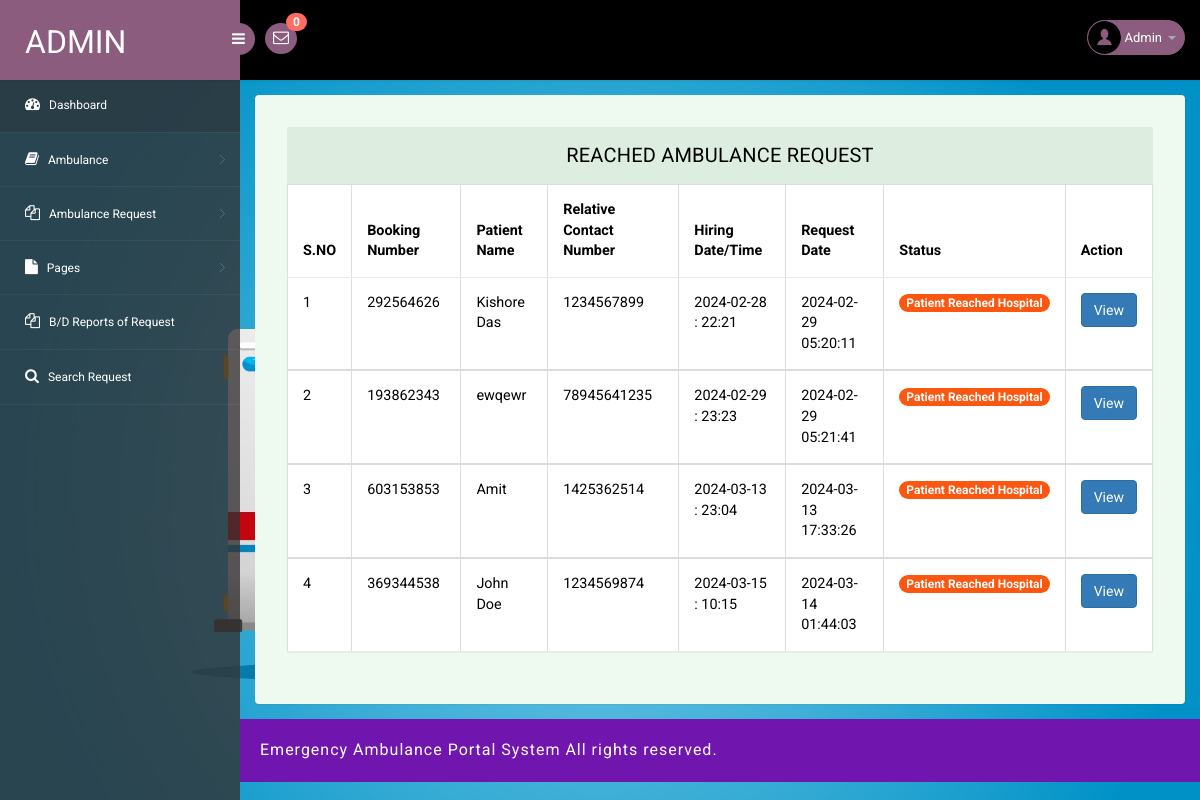
The app's page /eahp/admin/reached-ambulance-request.php (signed in), older data.
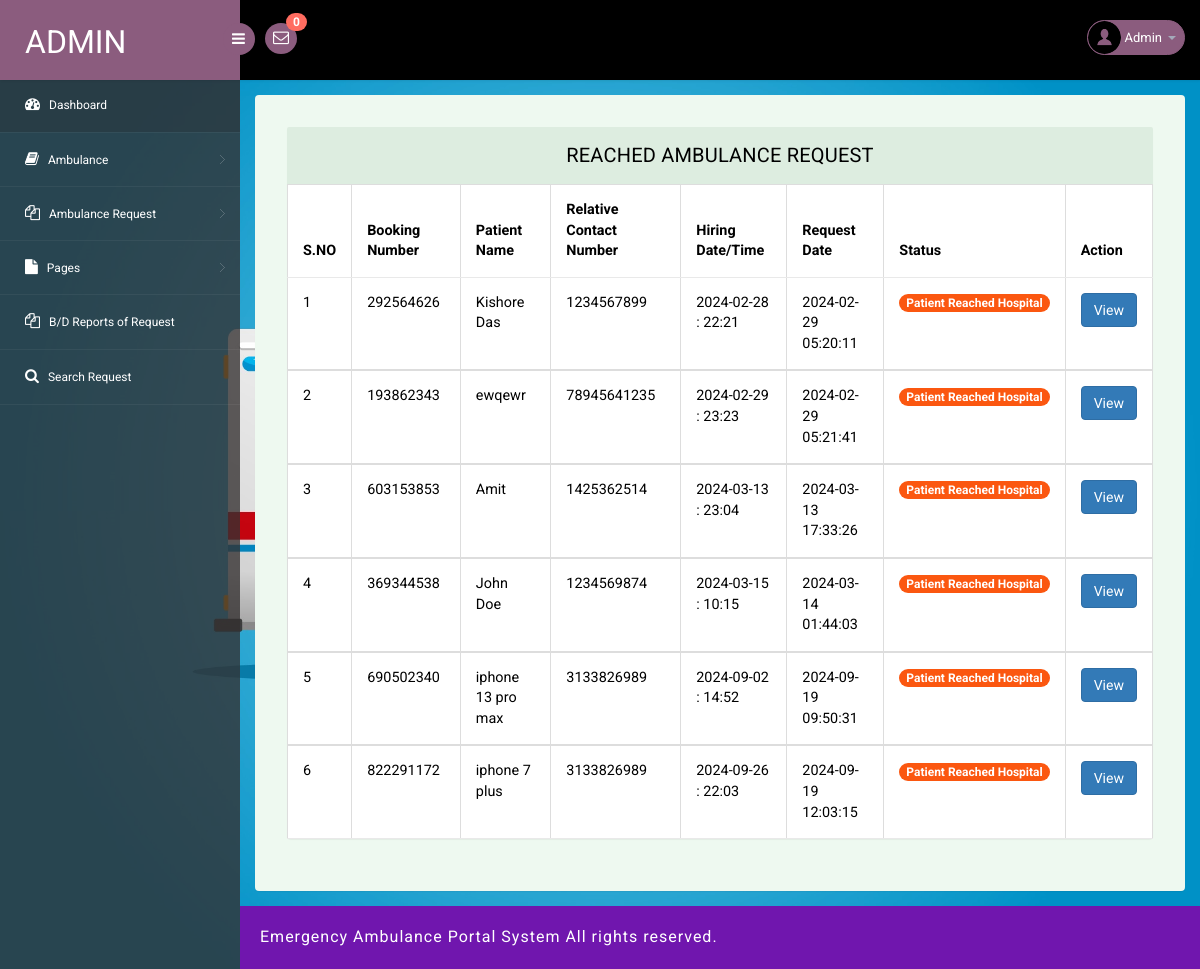
The same page, newer data.
### tables this page shows
CREATE TABLE `tblambulancehiring` (
  `ID` int(11) NOT NULL,
  `BookingNumber` int(10) DEFAULT NULL,
  `PatientName` varchar(250) DEFAULT NULL,
  `RelativeName` varchar(250) DEFAULT NULL,
  `RelativeConNum` bigint(11) DEFAULT NULL,
  `hospital` varchar(255) NOT NULL,
  `UserLocation` varchar(255) NOT NULL,
  `HiringDate` varchar(250) DEFAULT NULL,
  `HiringTime` varchar(250) DEFAULT NULL,
  `AmbulanceType` int(5) DEFAULT NULL,
  `Address` mediumtext DEFAULT NULL,
  `City` mediumtext DEFAULT NULL,
  `State` mediumtext DEFAULT NULL,
  `Message` longtext DEFAULT NULL,
  `BookingDate` timestamp NULL DEFAULT current_timestamp(),
  `Remark` varchar(250) DEFAULT NULL,
  `Status` varchar(250) DEFAULT NULL,
  `AmbulanceRegNo` varchar(250) DEFAULT NULL,
  `UpdationDate` timestamp NULL DEFAULT NULL ON UPDATE current_timestamp()
);

### eahp/admin/reached-ambulance-request.php (the view, shortened to what this page needs)
<?php
if (strlen($_SESSION['eahpaid']) == 0 && strlen($_SESSION['driverid']) == 0) {
  header('location:logout.php');
} else{
?>
<!DOCTYPE html>
<head>
<link rel="stylesheet" href="css/bootstrap.min.css" >
<link href="css/style.css" rel='stylesheet' type='text/css' />
<link href="css/style-responsive.css" rel="stylesheet"/>
<link rel="stylesheet" href="css/font.css" type="text/css"/>
<link href="css/font-awesome.css" rel="stylesheet">
</head>
<body>
<section id="container">
<?php include_once('includes/header.php');?>
<?php include_once('includes/sidebar.php');?>
<section id="main-content">
	<section class="wrapper">
		<div class="table-agile-info">
 <div class="panel panel-default">
    <div class="panel-heading">
     Reached Ambulance Request
    </div>
    <div>
      <table class="table table-bordered">
        <thead>
          <tr>
            <th data-breakpoints="xs">S.NO</th>
            <th>Booking Number</th>
            <th>Patient Name</th>
            <th>Relative Contact Number</th>
            <th>Hiring Date/Time</th>
            <th>Request Date</th>
            <th>Status</th>
            <th data-breakpoints="xs">Action</th>
          </tr>
        </thead>
        <?php
$ret=mysqli_query($con,"select * from  tblambulancehiring  where tblambulancehiring.Status='Reached'");
$cnt=1;
$count=mysqli_num_rows($ret);
if($count>0){
while ($row=mysqli_fetch_array($ret)) {
?>
        <tbody>
          <tr data-expanded="true">
            <td><?php echo $cnt;?></td>
              <td><?php  echo $row['BookingNumber'];?></td>
              <td><?php  echo $row['PatientName'];?></td>
                  <td><?php  echo $row['RelativeConNum'];?></td>
                  <td><?php  echo $row['HiringDate'];?> : <?php  echo $row['HiringTime'];?></td>
                  <td><?php  echo $row['BookingDate'];?></td>
                                   <td> <?php   $pstatus=$row['Status'];
                 if($pstatus==""){ ?>
<span class="badge badge-info">New</span>
 <?php } elseif($pstatus=="Assigned"){ ?>
<span } class="badge badge-primary">Assigned</span>
 <?php } elseif($pstatus=="On the way"){ ?>
<span class="badge badge-primary">On the Way</span>
 <?php } elseif($pstatus=="Pickup"){ ?>
<span class="badge badge-success">Patient Pick</span>
 <?php } elseif($pstatus=="Reached"){ ?>
<span class="badge badge-success">Patient Reached Hospital</span>
 <?php } elseif($pstatus=="Rejected"){ ?>
<span class="badge badge-success">Rejected</span>
<?php } ?>
</td>
                  <td><a href="booking-details.php?id=<?php echo $row['ID'];?>&&bookingnum=<?php echo $row['BookingNumber'];?>" class="btn btn-primary">View</a></td>
                </tr>
                <?php
$cnt=$cnt+1;
} } else {?>
<tr>
  <th colspan="8" style="color:red">No Record Found</th>
</tr>
<?php } ?>
 </tbody>
            </table>
    </div>
  </div>
</div>
</section>
		 <?php include_once('includes/footer.php');?>
</section>
</section>
</body>
</html>
<?php }  ?>

Row changes from the older to the newer data that the page shows:
added tblambulancehiring: BookingNumber "690502340", PatientName "iphone 13 pro max", RelativeConNum "3133826989", HiringDate "2024-09-02", HiringTime "14:52", BookingDate "2024-09-19 09:50:31", Status "Patient Reached Hospital"
added tblambulancehiring: BookingNumber "822291172", PatientName "iphone 7 plus", RelativeConNum "3133826989", HiringDate "2024-09-26", HiringTime "22:03", BookingDate "2024-09-19 12:03:15", Status "Patient Reached Hospital"
